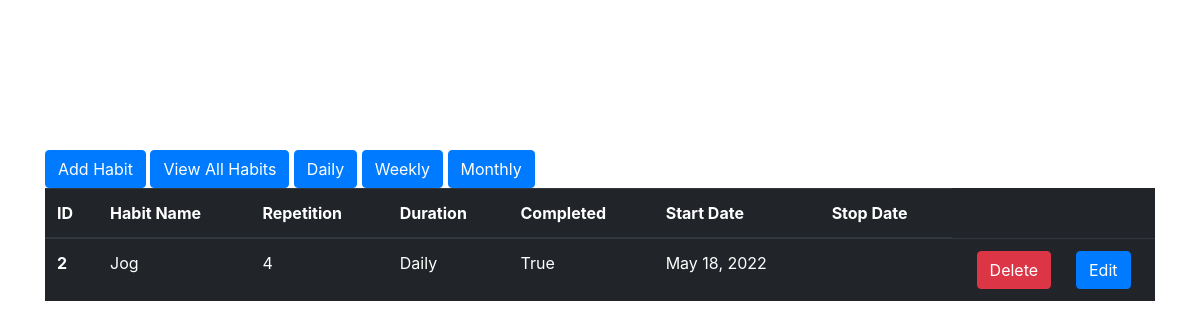
The page /habits on the database as committed earlier.
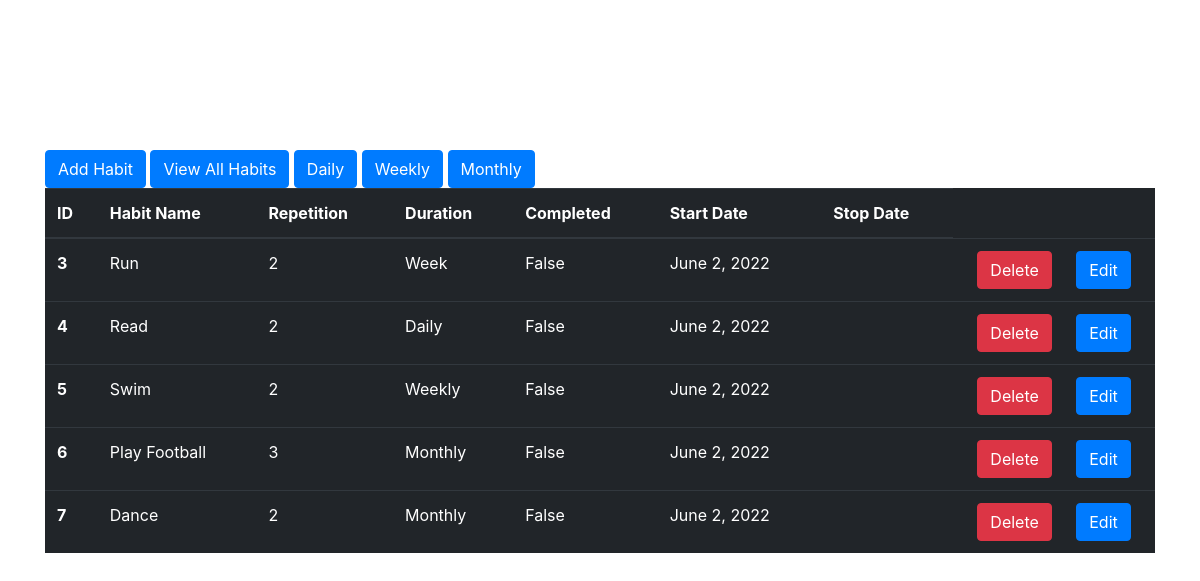
The same page on the database as committed later.
### habit/models.py (models this page shows)
class HabitModel(models.Model):
    class Meta:
        db_table = "habit"
    name = models.CharField(max_length=255)
    repetition = models.IntegerField()
    number_completed = models.IntegerField(default=0)
    duration = models.CharField(max_length=255)
    completed = models.BooleanField(default=False)
    start_date = models.DateField(default=timezone.now())
    finish_date = models.DateField(default=timezone.now())
    broken = models.BooleanField(default=False)
    streak = models.IntegerField(default=0)

### habit/views.py (the view)
# urls.py: path('habits', HabitsView.as_view(), name='habits'),
class HabitsView(View):
    def get(self, request):
        habits = HabitModel.objects.all()
        return render(request, 'habits.html', {'habits': habits})

### habit/templates/habits.html (shortened to what this page needs)
{% extends 'base.html' %}
{% block content %}
<a href="{% url 'add-habit'  %}"> <button class = "btn btn-primary">Add Habit</button> </a>
<a href="{% url 'habits'  %}"> <button class = "btn btn-primary">View All Habits</button> </a>
<a href="{% url 'daily'  %}"> <button class = "btn btn-primary">Daily</button> </a>
<a href="{% url 'weekly'  %}"> <button class = "btn btn-primary">Weekly</button> </a>
<a href="{% url 'monthly'  %}"> <button class = "btn btn-primary">Monthly</button> </a>
<table class="table table-dark">
  <thead>
    <tr>
      <th scope="col">ID</th>
      <th scope="col">Habit Name</th>
      <th scope="col">Repetition</th>
      <th scope="col">Duration</th>
      <th scope="col">Completed</th>
      <th scope="col">Start Date</th>
      <th scope="col">Stop Date</th>
    </tr>
  </thead>
  <tbody>
    {% for habit in habits %}
    <tr>
      <th scope="row">{{habit.id}}</th>
      <td>{{habit.name}}</td>
      <td>{{habit.repetition}}</td>
      <td> {{habit.duration }} {{habit.duration_type}} </td>
      <td> {{habit.completed}}</td>
      <td> {{habit.start_date }}</td>
      <td> {{habit.finnish_date }}</td>
      <td class = "d-flex flex-row justify-content-around">
        <form method="post" action = "delete/{{habit.id}}">
        <input type="submit" value="Delete" class = "btn btn-danger">
       </form>
       <a href = "{% url 'update' habit.id %}"  ><button class = "btn btn-primary"> Edit</button></a>
      </td>
    </tr>
    {% endfor %}
  </tbody>
</table>
{% endblock %}

### templates/base.html (shortened to what this page needs)
<!DOCTYPE html>
<html lang="en">
<head>
    <link rel="stylesheet" href="https://cdn.jsdelivr.net/npm/bootstrap@4.1.3/dist/css/bootstrap.min.css">
</head>
<body>
    <div class="container" style="margin-top : 150px;">
    {% block  content %}
    {% endblock %}
    </div>
</body>
</html>

Rows that differ between the two databases and show on the page:
removed HabitModel: id "2", name "Jog", repetition "4", duration "Daily", completed "True", start_date "May 18, 2022"
added HabitModel: id "3", name "Run", repetition "2", duration "Week", completed "False", start_date "June 2, 2022"
added HabitModel: id "4", name "Read", repetition "2", duration "Daily", completed "False", start_date "June 2, 2022"
added HabitModel: id "5", name "Swim", repetition "2", duration "Weekly", completed "False", start_date "June 2, 2022"
added HabitModel: id "6", name "Play Football", repetition "3", duration "Monthly", completed "False", start_date "June 2, 2022"
added HabitModel: id "7", name "Dance", repetition "2", duration "Monthly", completed "False", start_date "June 2, 2022"
